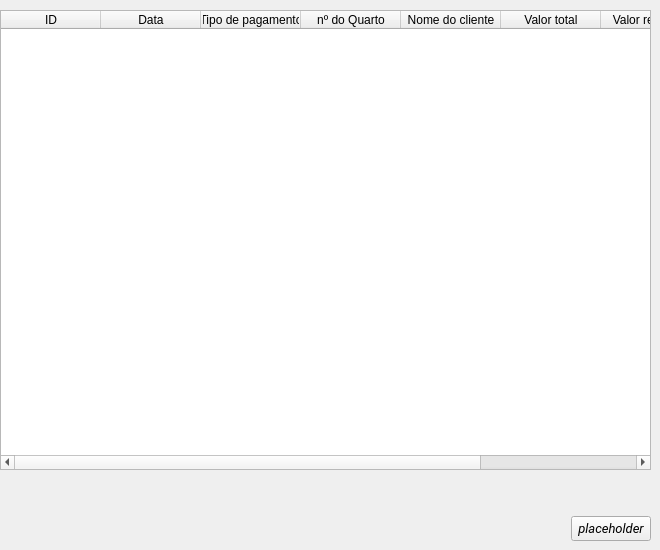
      <widget class="QWidget" name="page_16">
       <widget class="QWidget" name="verticalLayoutWidget_13">
        <property name="geometry">
         <rect>
          <x>0</x>
          <y>10</y>
          <width>651</width>
          <height>531</height>
         </rect>
        </property>
        <layout class="QVBoxLayout" name="verticalLayout_21">
         <item>
          <widget class="QTableWidget" name="tableWidget_3">
           <column>
            <property name="text">
             <string>ID</string>
            </property>
           </column>
           <column>
            <property name="text">
             <string>Data</string>
            </property>
           </column>
           <column>
            <property name="text">
             <string>Tipo de pagamento</string>
            </property>
           </column>
           <column>
            <property name="text">
             <string>nº do Quarto</string>
            </property>
           </column>
           <column>
            <property name="text">
             <string>Nome do cliente</string>
            </property>
           </column>
           <column>
            <property name="text">
             <string>Valor total</string>
            </property>
           </column>
           <column>
            <property name="text">
             <string>Valor recebido</string>
            </property>
           </column>
           <column>
            <property name="text">
             <string>Valor devolvido</string>
            </property>
           </column>
          </widget>
         </item>
         <item>
          <spacer name="verticalSpacer_22">
           <property name="orientation">
            <enum>Qt::Vertical</enum>
           </property>
           <property name="sizeType">
            <enum>QSizePolicy::Minimum</enum>
           </property>
           <property name="sizeHint" stdset="0">
            <size>
             <width>20</width>
             <height>40</height>
            </size>
           </property>
          </spacer>
         </item>
         <item>
          <layout class="QHBoxLayout" name="horizontalLayout_33">
           <item>
            <spacer name="horizontalSpacer_11">
             <property name="orientation">
              <enum>Qt::Horizontal</enum>
             </property>
             <property name="sizeHint" stdset="0">
              <size>
               <width>40</width>
               <height>20</height>
              </size>
             </property>
            </spacer>
           </item>
           <item>
            <widget class="QPushButton" name="Button_cadstr_4">
             <property name="font">
              <font>
               <family>Roboto</family>
               <pointsize>10</pointsize>
               <weight>50</weight>
               <italic>true</italic>
               <bold>false</bold>
              </font>
             </property>
             <property name="text">
              <string>placeholder</string>
             </property>
            </widget>
           </item>
          </layout>
         </item>
        </layout>
       </widget>
      </widget>
